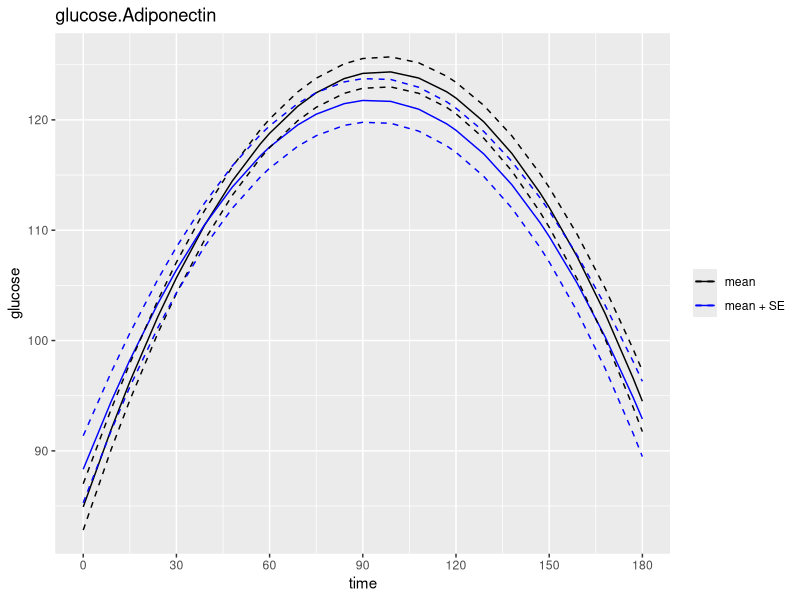
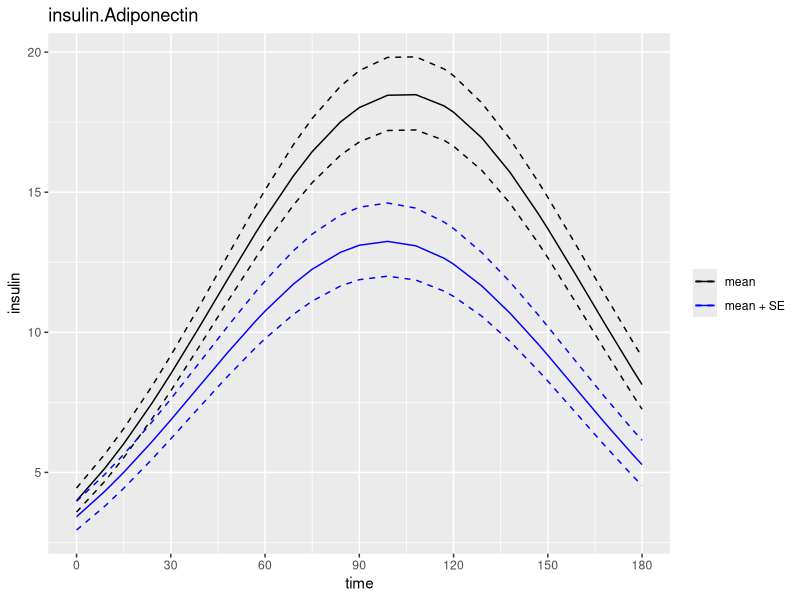
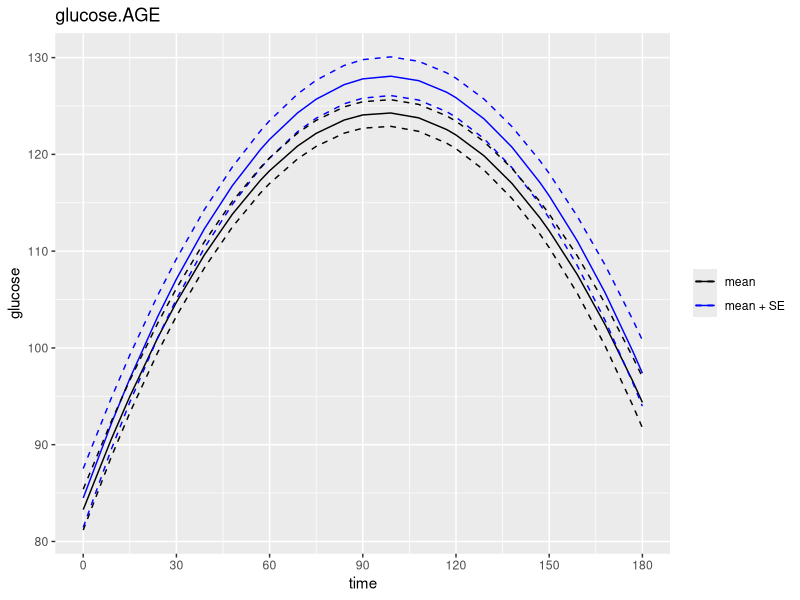
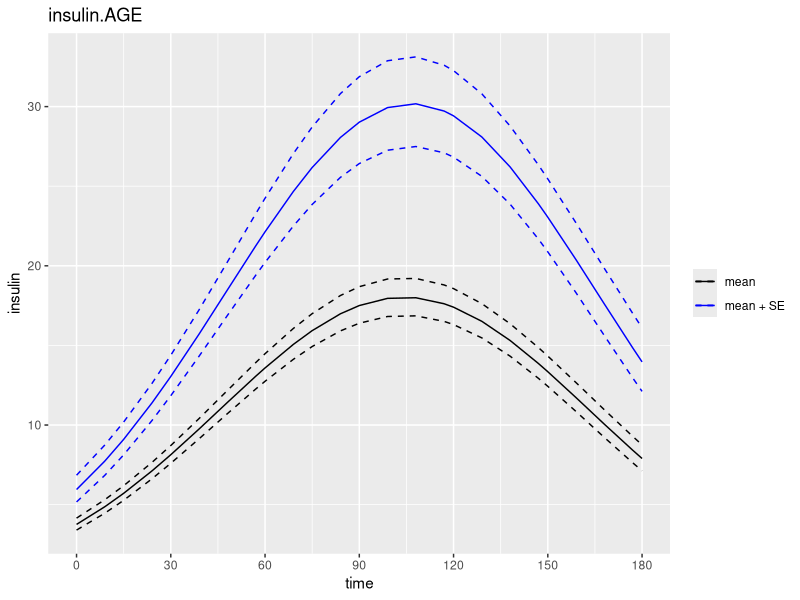
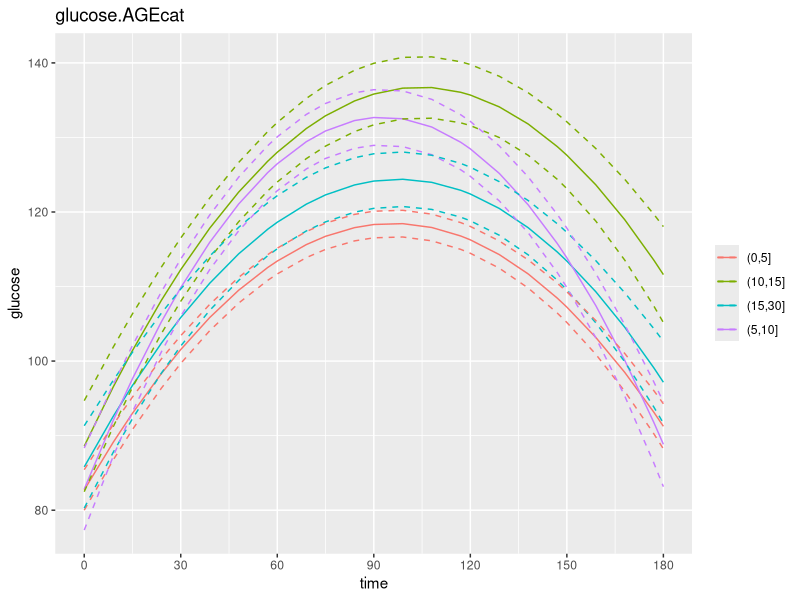
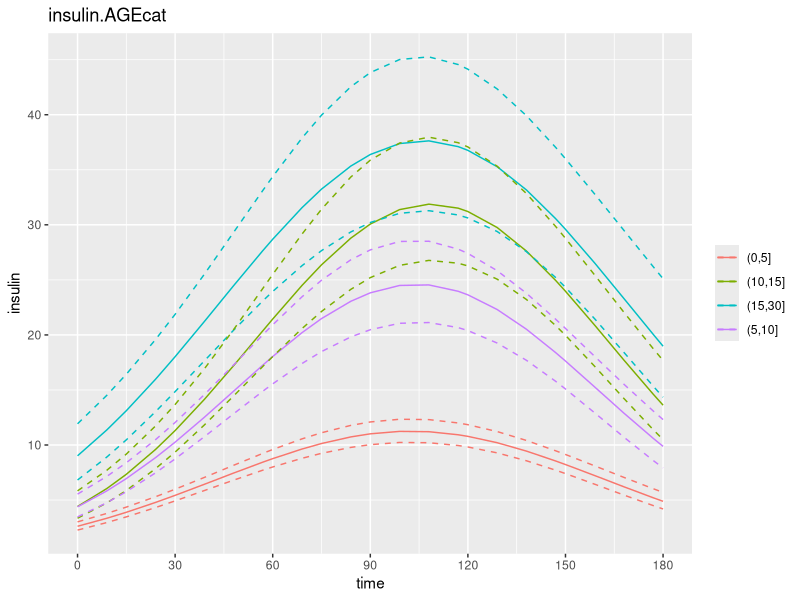
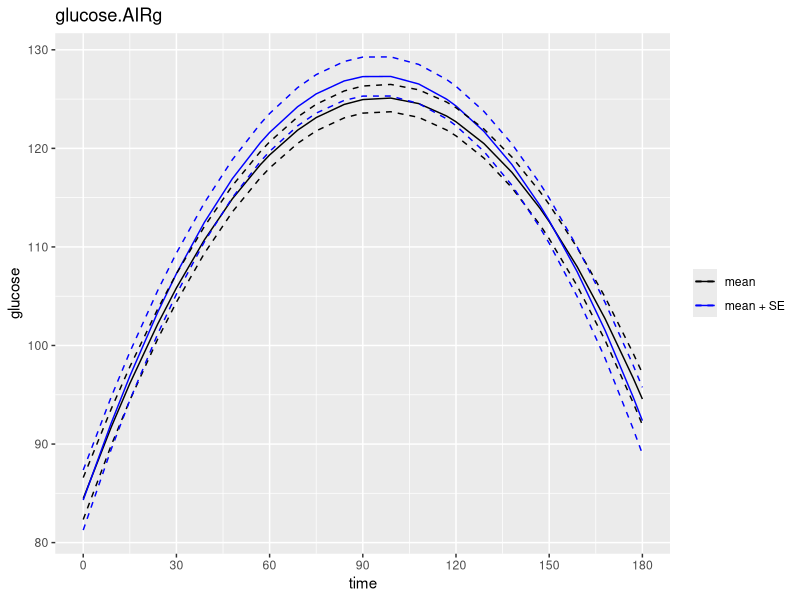
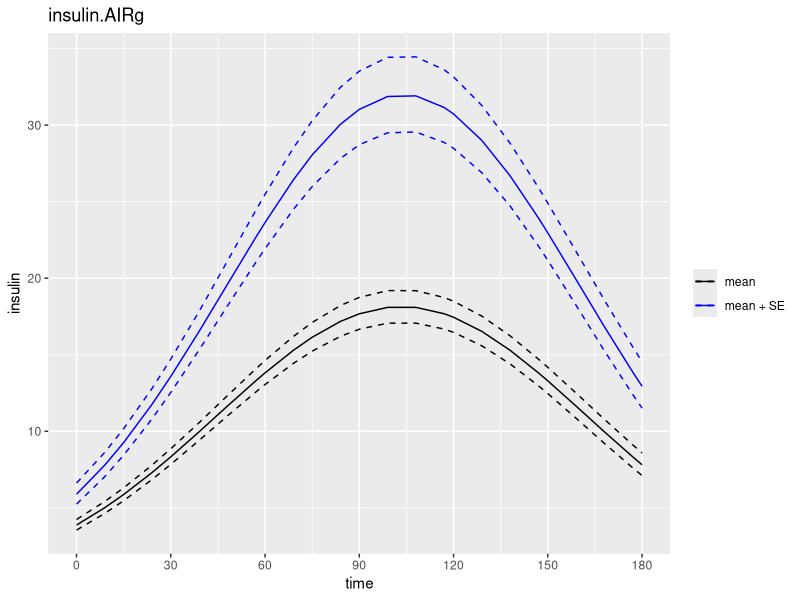

The R script that drew these images, in order:
## ---- chunk 1
knitr::opts_chunk$set(echo = FALSE, warning=FALSE)
library(knitr)
library(dplyr)
library(ggplot2)
## ---- chunk 2
w <- read.csv("results-wald.csv", as.is=TRUE)
w %>% kable(digits=c(0,0,2,0,4))
## ---- chunk 3
d <- read.csv("results-fit.csv", as.is=TRUE)
d$p <- d$predicted.value
d$lo <- d$predicted.value - d$standard.error
d$hi <- d$predicted.value + d$standard.error
d$p <- ifelse(d$response=="insulin", exp(d$p), d$p)
d$lo <- ifelse(d$response=="insulin", exp(d$lo), d$lo)
d$hi <- ifelse(d$response=="insulin", exp(d$hi), d$hi)

ds <- split(d, d[,c("response", "var")])

for(i in seq_along(ds)) {
  foo <- as.numeric(as.character(ds[[i]]$level))
  if(!any(is.na(foo))) {
    #ds[[i]]$level <- paste(round(foo,2))
    ds[[i]]$level <- factor(foo, labels=c("mean", "mean + SE"))
  } else {
    ds[[i]]$level <- factor(ds[[i]]$level)
  }
}

for(i in seq_along(ds)) {
  p <- ggplot(ds[[i]]) + aes(time, p, group=level, color=level) + 
    geom_line() +
    geom_line(aes(y=lo), lty=2) +
    geom_line(aes(y=hi), lty=2) +
    ggtitle(names(ds)[i]) + ylab(ds[[i]]$response[1]) +
    scale_x_continuous(breaks=(0:6)*30) +
    theme(legend.title=element_blank())
  if(nlevels(ds[[i]]$level)<=2) {
    p <- p + scale_color_manual(values=c("black", "blue"))
  }
  if(nlevels(ds[[i]]$level)==1) {
    p <- p + guides(color=FALSE)
  }
  plot(p)
}
